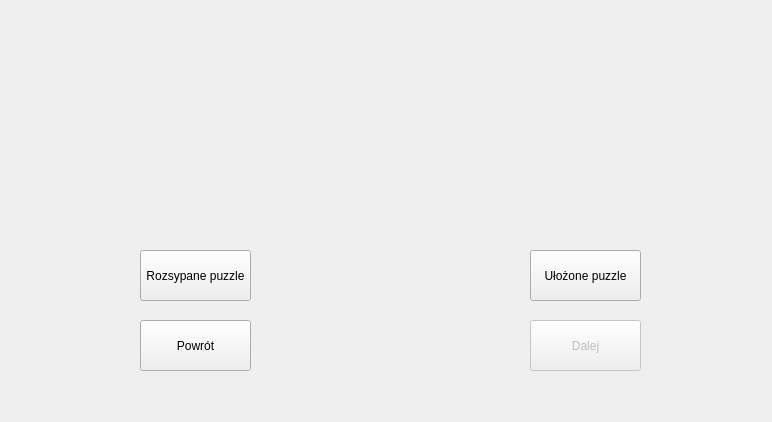
<?xml version="1.0" encoding="UTF-8"?>
<ui version="4.0">
 <class>promptForm</class>
 <widget class="QWidget" name="promptForm">
  <property name="geometry">
   <rect>
    <x>0</x>
    <y>0</y>
    <width>772</width>
    <height>422</height>
   </rect>
  </property>
  <property name="minimumSize">
   <size>
    <width>772</width>
    <height>422</height>
   </size>
  </property>
  <property name="maximumSize">
   <size>
    <width>772</width>
    <height>422</height>
   </size>
  </property>
  <property name="windowTitle">
   <string>Puzzle stacker</string>
  </property>
  <widget class="QPushButton" name="open_shuffle_button">
   <property name="geometry">
    <rect>
     <x>140</x>
     <y>250</y>
     <width>111</width>
     <height>51</height>
    </rect>
   </property>
   <property name="text">
    <string>Rozsypane puzzle</string>
   </property>
  </widget>
  <widget class="QPushButton" name="back_button">
   <property name="geometry">
    <rect>
     <x>140</x>
     <y>320</y>
     <width>111</width>
     <height>51</height>
    </rect>
   </property>
   <property name="text">
    <string>Powrót</string>
   </property>
  </widget>
  <widget class="QPushButton" name="open_solved_button">
   <property name="geometry">
    <rect>
     <x>530</x>
     <y>250</y>
     <width>111</width>
     <height>51</height>
    </rect>
   </property>
   <property name="text">
    <string>Ułożone puzzle</string>
   </property>
  </widget>
  <widget class="QPushButton" name="next_button">
   <property name="enabled">
    <bool>false</bool>
   </property>
   <property name="geometry">
    <rect>
     <x>530</x>
     <y>320</y>
     <width>111</width>
     <height>51</height>
    </rect>
   </property>
   <property name="text">
    <string>Dalej</string>
   </property>
  </widget>
  <widget class="QLabel" name="shuffle_image">
   <property name="geometry">
    <rect>
     <x>30</x>
     <y>10</y>
     <width>315</width>
     <height>215</height>
    </rect>
   </property>
   <property name="minimumSize">
    <size>
     <width>315</width>
     <height>215</height>
    </size>
   </property>
   <property name="maximumSize">
    <size>
     <width>315</width>
     <height>215</height>
    </size>
   </property>
   <property name="layoutDirection">
    <enum>Qt::LeftToRight</enum>
   </property>
   <property name="text">
    <string>&lt;html&gt;&lt;head/&gt;&lt;body&gt;&lt;p align=&quot;center&quot;&gt;&lt;img src=&quot;:/newPrefix/logo.jpg&quot;/&gt;&lt;/p&gt;&lt;/body&gt;&lt;/html&gt;</string>
   </property>
   <property name="alignment">
    <set>Qt::AlignCenter</set>
   </property>
  </widget>
  <widget class="QLabel" name="solved_image">
   <property name="geometry">
    <rect>
     <x>430</x>
     <y>10</y>
     <width>315</width>
     <height>215</height>
    </rect>
   </property>
   <property name="minimumSize">
    <size>
     <width>315</width>
     <height>215</height>
    </size>
   </property>
   <property name="maximumSize">
    <size>
     <width>315</width>
     <height>215</height>
    </size>
   </property>
   <property name="text">
    <string>&lt;html&gt;&lt;head/&gt;&lt;body&gt;&lt;p&gt;&lt;img src=&quot;:/newPrefix/logo.jpg&quot;/&gt;&lt;/p&gt;&lt;/body&gt;&lt;/html&gt;</string>
   </property>
   <property name="alignment">
    <set>Qt::AlignCenter</set>
   </property>
  </widget>
 </widget>
 <resources>
  <include location="prompt_image.qrc"/>
 </resources>
 <connections/>
</ui>
